Frame 1 (no input): blank canvas, image omitted
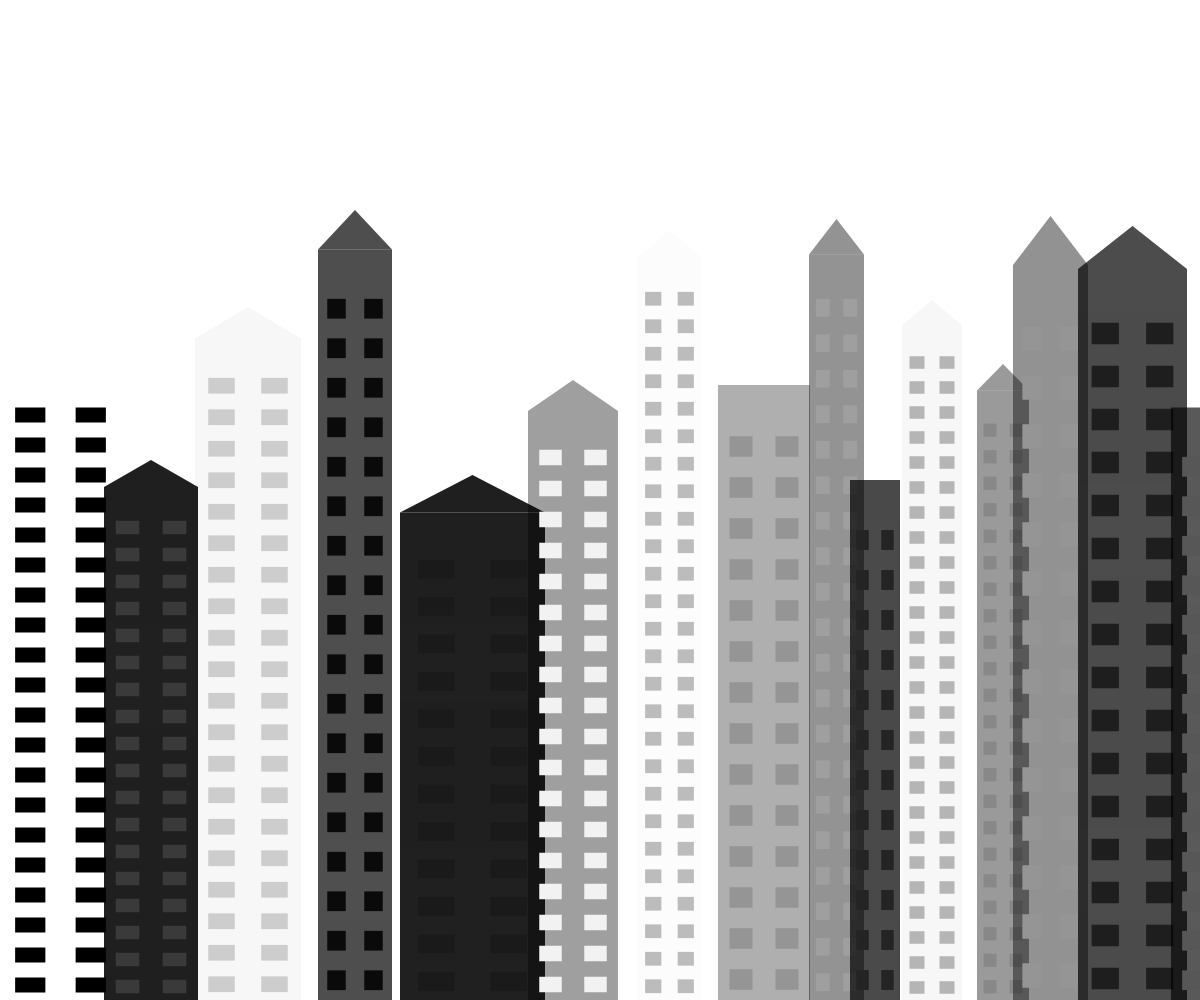
Frame 60 (no input)
Frame 120 (the mouse pressed at the canvas centre since frame 60): identical to frame 60, image omitted

The p5.js sketch that drew this single still picture (run headless with seeded random() and noise() and a simulated clock; from frame 60 on, the mouse is pressed at the canvas centre):

// p5.js sketch
// ── sketch.js

//Mario Dcunha
//Inspired by New York City


var start=0, x=0, y=800, i=0;
var tileSizeX = 100, tileSizeY = 100;
var gap = 1, space = 1, colour = 0, winColour = 0;

var dir = [-1, 1];

var direction = 1;

var triangleX = []; 
var triangleY = [];
var array = [];

var winSwitch=0;



function setup() 
{
    createCanvas(windowWidth, windowHeight);
    // noLoop();
    noStroke();
    
}


function draw() 
{
	tileSizeX = Math.floor(random(100))+50;
	tileSizeY = Math.floor(random(50))+50;

	for(y=windowHeight; y > random(500); y = y-tileSizeY)
	{
		drawTile(x, y, tileSizeX, tileSizeY);
	}
	drawRoof(x, y+(tileSizeY/2), tileSizeX, tileSizeY/2);

	space = tileSizeX + dir[Math.floor(random(2))] * (Math.floor(random(20))+1);
	x = x + space;
	colour = Math.floor(random(250));

	if(colour < 130)
		winColour = Math.floor(random(131,255));
	else
		winColour = Math.floor(random(131));
	

}

function drawTile(x, y, w, h)
{
	
	fill(random(2), colour);
	rect(x, y, w, h);	

	if(winSwitch==1)
		fill(random(winColour));
	else
		fill(winColour);

	rect(x+(w/8), 			y+(h/8),	 	w/4, h/4);
	rect(x+((w*5)/8),		y+(h/8),		w/4, h/4);
	rect(x+(w/8),			y+((h*5)/8),	w/4, h/4);
	rect(x+((w*5)/8),		y+((h*5)/8),	w/4, h/4);
}

function drawRoof(x, y, w, h)
{
	fill(random(2), colour);
	rect(x, y, w, h);

	if(Math.floor(random(2)))
		triangle(x, y, x+w, y, x+(w/2), y-h);
}


function mouseClicked()
{
	background(Math.floor(random(250)+50));
	colour = Math.floor(random(255));
	winColour = Math.floor(random(255));

	start = 1; i = 0; 
	x = 0; y = windowHeight;

	drawTile(x, y, tileSizeX, tileSizeY);
	console.log(colour + "  " + colour%50);
}


function keyTyped()
{
  	if(winSwitch==1)
		winSwitch=0;
	else
		winSwitch=1;

	mouseClicked();
}
